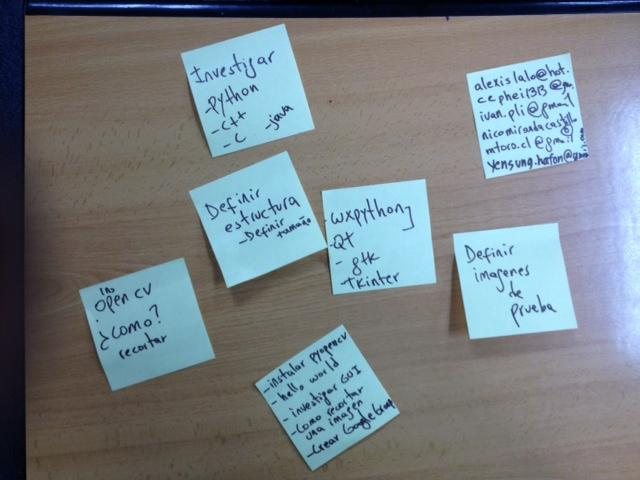
#> input picture image.jpg, 640 x 480 px
$ python parser.py   (Python 2 division)
#> lines starting #> are read from the running program, lines starting #| are printed output that depends on the picture
import numpy as np
import cv2

class Parser(object):
    def __init__(self):
        pass
    def parse(self,path):
#> called with path = '../image.jpg'
        postits = []
        rects = []
        if not path:
            return postits

        img = cv2.imread(path)
#> img is the input picture: shape (480, 640, 3); mean B, G, R 133.4, 127.7, 117.7
        img = cv2.resize(img, (800,600))
#> img: shape (600, 800, 3)
        img = cv2.GaussianBlur(img, (5, 5), 0)
        #aca guardamos los postits encontrados

        for gray in cv2.split(img):
            for thr in xrange(0, 255, 256):
                if thr == 0:
                    imgc2 = cv2.Canny(gray, 20,150,5)
                else:
                    retval, imgc2 = cv2.threshold(gray,thr,255,cv2.THRESH_BINARY_INV)

                #cv2.imshow("window", img)
                #cv2.imshow("window1", imgc2)
                #cv2.waitKey()

                #encontramos contornos
                contours, hierarchy = cv2.findContours(imgc2,cv2.RETR_EXTERNAL,cv2.CHAIN_APPROX_SIMPLE)


                for cnt in contours:
                    cnt_len = cv2.arcLength(cnt, True)
                    cnt = cv2.approxPolyDP(cnt, 0.02*cnt_len, True)
                    area = cv2.contourArea(cnt)
                    min_postit = 1000

                    if area>min_postit and area < min_postit*100 and len(cnt) == 4 and cv2.isContourConvex(cnt):
                        rects.append(cv2.boundingRect(cnt))
                        cnt = cnt.reshape(-1, 2)
                        postits.append(cnt)

            break
#> this loop made 1 pass
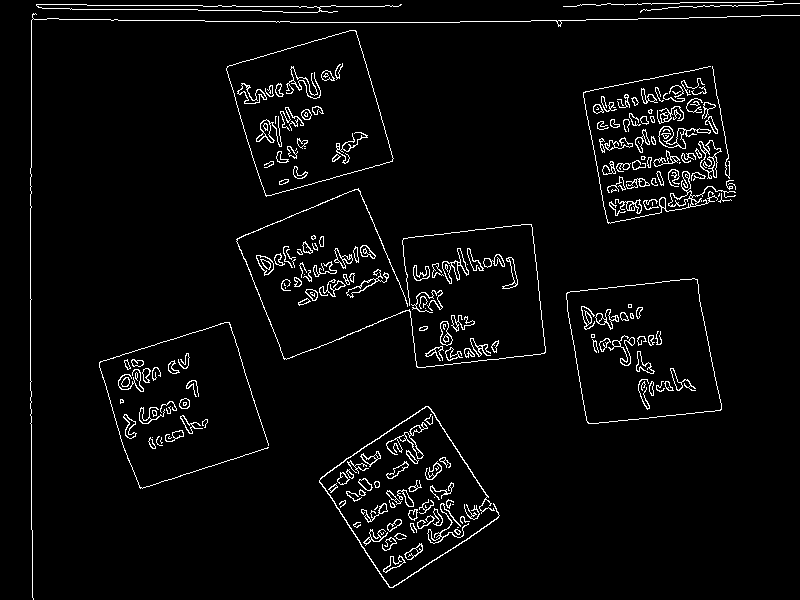
#> imgc2: shape (600, 800); 3.7% white in thin lines or dots
#> after the loop, cnt = [[773, 1], [563, 6]]; postits = [[[697, 279], [566, 293], [588, 423], [721, 409]], [[355, 30], [227, 66], [266, 196], [392, 161]]]; rects = [(566, 279, 156, 145), (227, 30, 166, 167)]
        """
        blank = np.zeros((img.shape[0], img.shape[1], 3), np.uint8)
        cv2.drawContours( blank, postits, -1, (255,255,255),-1)
        blank = cv2.cvtColor(blank, cv2.COLOR_BGR2GRAY)


        cv2.imshow("img", blank)
        cv2.waitKey()

        postits, hierarchy = cv2.findContours(blank,cv2.RETR_LIST,cv2.CHAIN_APPROX_SIMPLE)
        print len(postits)

        cv2.drawContours(blank,postits,0,(255,255,255),3)
        cv2.imshow("img", blank)
        """
        cv2.drawContours( img, postits, -1, (255,0,0),3)
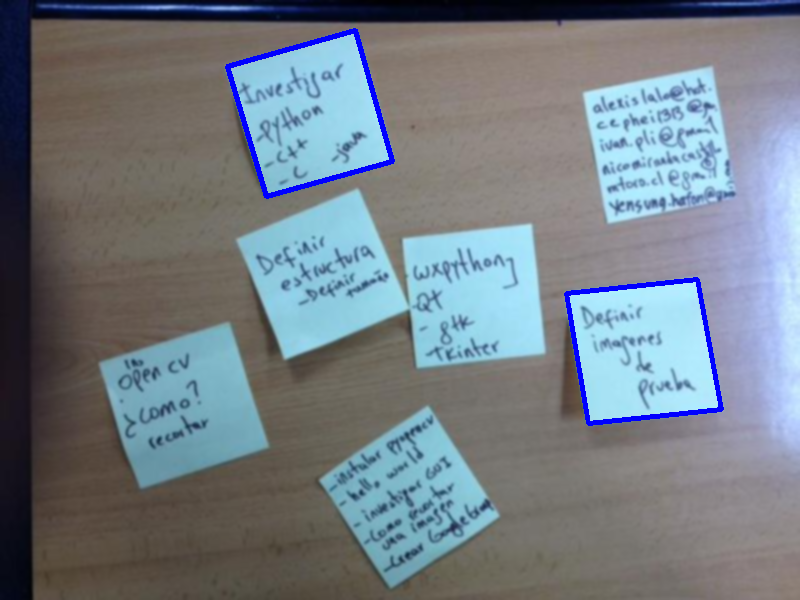
#> img: shape (600, 800, 3); mean B, G, R 134, 125.6, 115.9
        print postits[0]
#| [[697 279]
#|  [566 293]
#|  [588 423]
#|  [721 409]]
        x,y,w,h = rects[0]
#> x = 566; y = 279; w = 156; h = 145

        img2 = cv2.getRectSubPix(img, (w, h), (x+w/2, y+h/2))
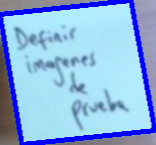
#> img2: shape (145, 156, 3); mean B, G, R 224.7, 179.8, 140.5
        cv2.imshow("img", img2)
        cv2.waitKey()

        return postits


Parser().parse('../image.jpg')
